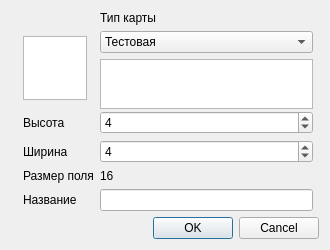
<?xml version="1.0" encoding="UTF-8"?>
<ui version="4.0">
 <class>MapSettingsClass</class>
 <widget class="QDialog" name="MapSettingsClass">
  <property name="geometry">
   <rect>
    <x>0</x>
    <y>0</y>
    <width>330</width>
    <height>250</height>
   </rect>
  </property>
  <property name="minimumSize">
   <size>
    <width>330</width>
    <height>250</height>
   </size>
  </property>
  <property name="windowTitle">
   <string>Настройки карты</string>
  </property>
  <layout class="QGridLayout" name="gridLayout">
   <item row="1" column="4">
    <widget class="QComboBox" name="MapType">
     <item>
      <property name="text">
       <string>Тестовая</string>
      </property>
     </item>
    </widget>
   </item>
   <item row="6" column="4">
    <widget class="QLabel" name="LFieldSizeCells">
     <property name="text">
      <string>16</string>
     </property>
    </widget>
   </item>
   <item row="3" column="4">
    <widget class="QSpinBox" name="MapHeight">
     <property name="minimum">
      <number>1</number>
     </property>
     <property name="value">
      <number>4</number>
     </property>
    </widget>
   </item>
   <item row="2" column="4">
    <widget class="QTextBrowser" name="textBrowser">
     <property name="minimumSize">
      <size>
       <width>130</width>
       <height>50</height>
      </size>
     </property>
     <property name="readOnly">
      <bool>true</bool>
     </property>
    </widget>
   </item>
   <item row="4" column="2" colspan="2">
    <widget class="QLabel" name="label_3">
     <property name="text">
      <string>Ширина</string>
     </property>
    </widget>
   </item>
   <item row="4" column="4">
    <widget class="QSpinBox" name="MapWidth">
     <property name="minimum">
      <number>1</number>
     </property>
     <property name="value">
      <number>4</number>
     </property>
    </widget>
   </item>
   <item row="7" column="4">
    <widget class="QLineEdit" name="eFieldName"/>
   </item>
   <item row="7" column="2" colspan="2">
    <widget class="QLabel" name="label_5">
     <property name="text">
      <string>Название</string>
     </property>
    </widget>
   </item>
   <item row="3" column="2" colspan="2">
    <widget class="QLabel" name="label_2">
     <property name="text">
      <string>Высота</string>
     </property>
    </widget>
   </item>
   <item row="14" column="0" colspan="6">
    <widget class="QDialogButtonBox" name="buttonBox">
     <property name="standardButtons">
      <set>QDialogButtonBox::Cancel|QDialogButtonBox::Ok</set>
     </property>
    </widget>
   </item>
   <item row="6" column="2" colspan="2">
    <widget class="QLabel" name="label_4">
     <property name="text">
      <string>Размер поля</string>
     </property>
    </widget>
   </item>
   <item row="1" column="2" rowspan="2">
    <widget class="QGraphicsView" name="graphicsView">
     <property name="minimumSize">
      <size>
       <width>64</width>
       <height>64</height>
      </size>
     </property>
     <property name="maximumSize">
      <size>
       <width>64</width>
       <height>64</height>
      </size>
     </property>
    </widget>
   </item>
   <item row="0" column="4">
    <widget class="QLabel" name="label">
     <property name="text">
      <string>Тип карты</string>
     </property>
    </widget>
   </item>
  </layout>
 </widget>
 <layoutdefault spacing="6" margin="11"/>
 <resources/>
 <connections>
  <connection>
   <sender>buttonBox</sender>
   <signal>accepted()</signal>
   <receiver>MapSettingsClass</receiver>
   <slot>accept()</slot>
   <hints>
    <hint type="sourcelabel">
     <x>139</x>
     <y>135</y>
    </hint>
    <hint type="destinationlabel">
     <x>139</x>
     <y>79</y>
    </hint>
   </hints>
  </connection>
  <connection>
   <sender>buttonBox</sender>
   <signal>rejected()</signal>
   <receiver>MapSettingsClass</receiver>
   <slot>reject()</slot>
   <hints>
    <hint type="sourcelabel">
     <x>139</x>
     <y>135</y>
    </hint>
    <hint type="destinationlabel">
     <x>139</x>
     <y>79</y>
    </hint>
   </hints>
  </connection>
 </connections>
</ui>
